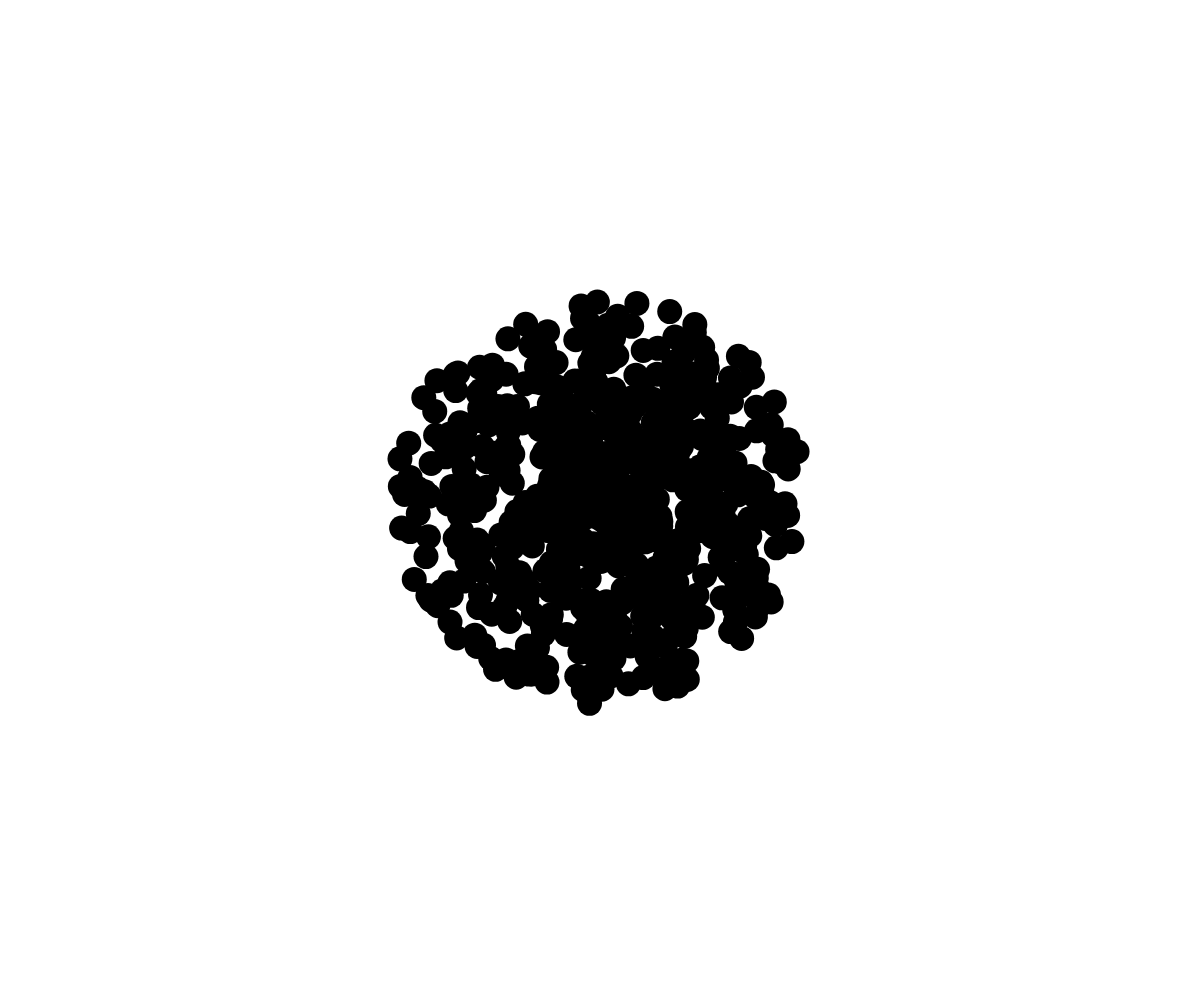
Frame 1 (no input)
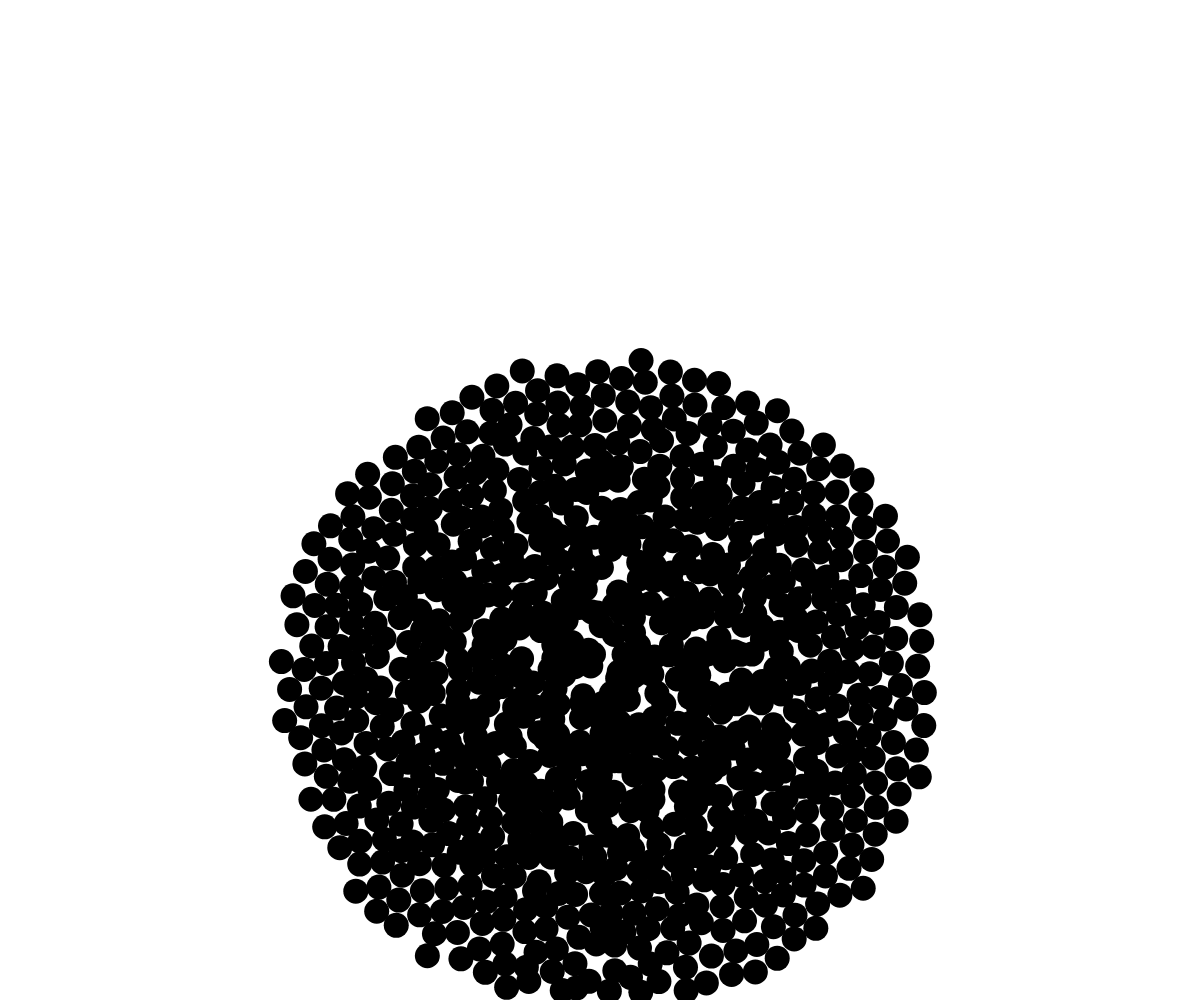
Frame 60 (no input)
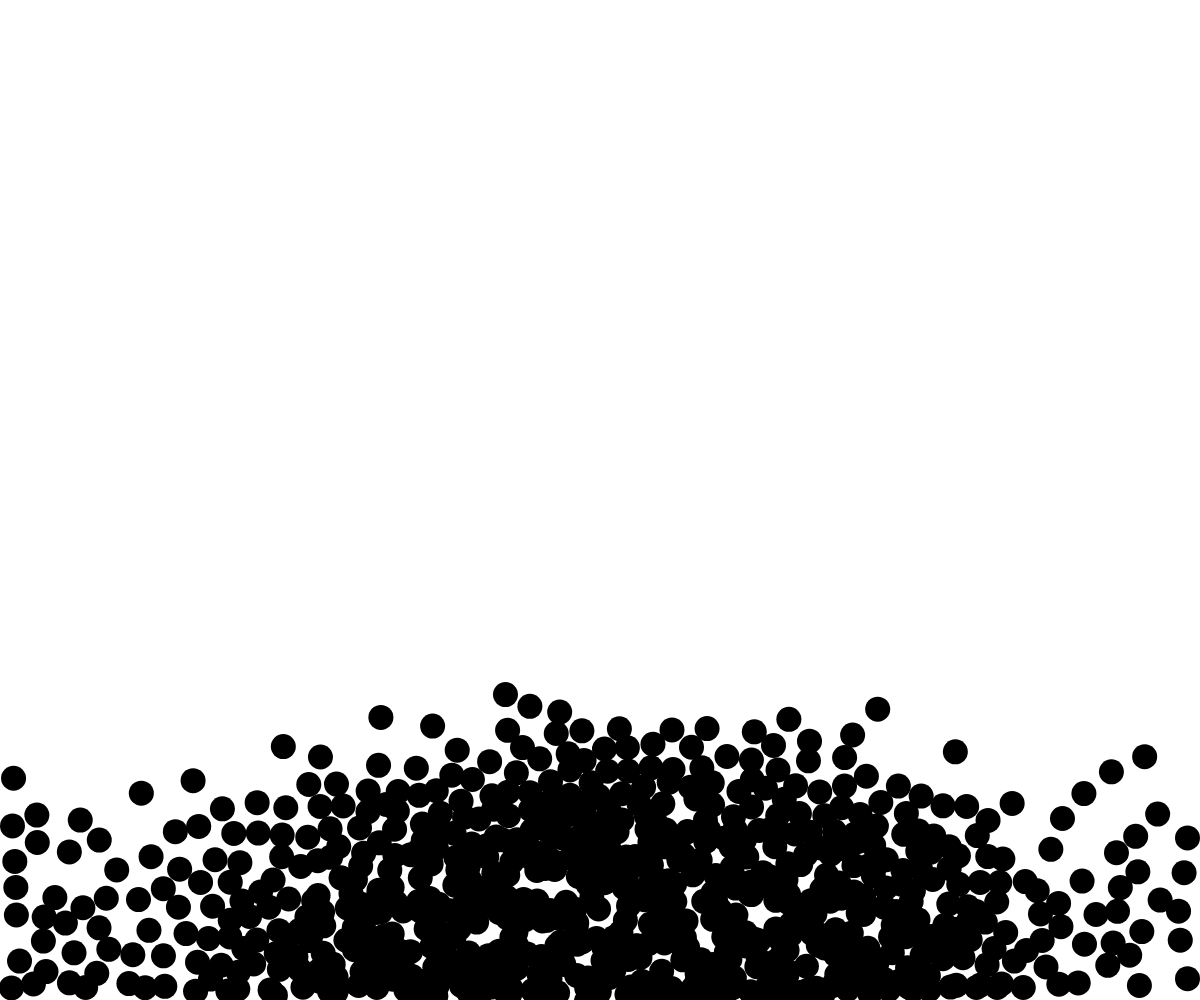
Frame 120 (the mouse pressed at the canvas centre since frame 60)

The p5.js sketch that drew these frames (run headless with seeded random() and noise() and a simulated clock; from frame 60 on, the mouse is pressed at the canvas centre):

// p5.js sketch
// ── sketch.js
var balls = [];
var n = 800;
var size = 25;
var dt = 1;
var box = [];
var bsize = size;
var bounce = 1;
function setup() {
	createCanvas(windowWidth,windowHeight);
	for (let i = 0; i < n; i++) {
		balls[i] = new ball();
	}

	for(let i = -width/2 - (bsize-(width/2)%bsize);i<width/2+bsize;i+=bsize){
		box[i] = [];
		for(let j = -height/2 - (bsize-(height/2)%bsize);j<height/2+bsize;j+=bsize){
			box[i][j] = [];
		}
	}
}

function draw(){
	background(255);
	translate(width/2,height/2)

		for(let i = -width/2 - (bsize-(width/2)%bsize);i<width/2+bsize;i+=bsize){
			for(let j = -height/2 - (bsize-(height/2)%bsize);j<height/2+bsize;j+=bsize){
				box[i][j].length = 0;
			}
		}


	//dt = 60/frameRate();

	for (let i = 0; i < n; i++) {
		balls[i].move();
		balls[i].walls();

		box[round(balls[i].p.x/bsize)*bsize][round(balls[i].p.y/bsize)*bsize].push(i);


		balls[i].collide();
		balls[i].show();

	}


}

// ── ball.js
class ball{
	constructor(i){
		this.p = p5.Vector.random2D().mult(random(200));
		this.v = p5.Vector.random2D().mult(random(1));
		this.a = createVector(0,0.1);
		this.index = i;
	}

	show(){
		strokeWeight(size);
		point(this.p.x,this.p.y);

	}

	move(){
		this.v.add(p5.Vector.mult(this.a,dt));
		this.p.add(p5.Vector.mult(this.v,dt));
		this.v.limit(10)
	}

	walls(){
		if(this.p.x>(width-size)/2||this.p.x<-(width-size)/2){
			this.v.x *=-1;
			this.p.x = constrain(this.p.x,-(width-size)/2,(width-size)/2);
		}

		if(this.p.y>(height-size)/2||this.p.y<-(height-size)/2){
			this.v.y *=-1;
			this.p.y = constrain(this.p.y,-(height-size)/2,(height-size)/2);
		}

	}

	collide(){
		this.d = createVector(0,0);
		this.dist = 0;
		this.v1 = 0;
		this.v2 = 0;
		/*for(let i = 0; i < balls.length; i++){
			this.d = p5.Vector.sub(balls[i].p,this.p);
			this.dist = this.d.mag();
			if(this.dist<size){
				this.d.normalize();
				this.correction = size-this.dist;
				this.p.sub(p5.Vector.mult(this.d,this.correction/2));
				balls[i].p.add(p5.Vector.mult(this.d,this.correction/2));
				this.v1 = this.d.dot(this.v);
				this.v2 = this.d.dot(balls[i].v);
				this.d.mult(this.v1-this.v2)
				this.v.sub(this.d);
				balls[i].v.add(this.d);

			}
		}*/
		for(let i = round(this.p.x/bsize)*bsize-bsize; i<=round(this.p.x/bsize)*bsize+bsize; i+=bsize){
			for(let j = round(this.p.y/bsize)*bsize-bsize; j<=round(this.p.y/bsize)*bsize+bsize; j+=bsize){
				if(j>-height/2&&j<height/2&&i>-width/2&&i<width/2){
					for(let k = 0; k<box[i][j].length;k++){
						this.d = p5.Vector.sub(balls[box[i][j][k]].p,this.p);
						this.dist = this.d.mag();
						if(this.dist<size){
							this.d.normalize();
							this.correction = size-this.dist;
							this.p.sub(p5.Vector.mult(this.d,this.correction/2));
							balls[box[i][j][k]].p.add(p5.Vector.mult(this.d,this.correction/2));
							this.v1 = this.d.dot(this.v);
							this.v2 = this.d.dot(balls[box[i][j][k]].v);
							this.d.mult(this.v1-this.v2)
							this.v.sub(p5.Vector.mult(this.d,bounce));
							balls[box[i][j][k]].v.add(p5.Vector.mult(this.d,bounce));
						}	
					}
				}
			}
		}

	}





}
